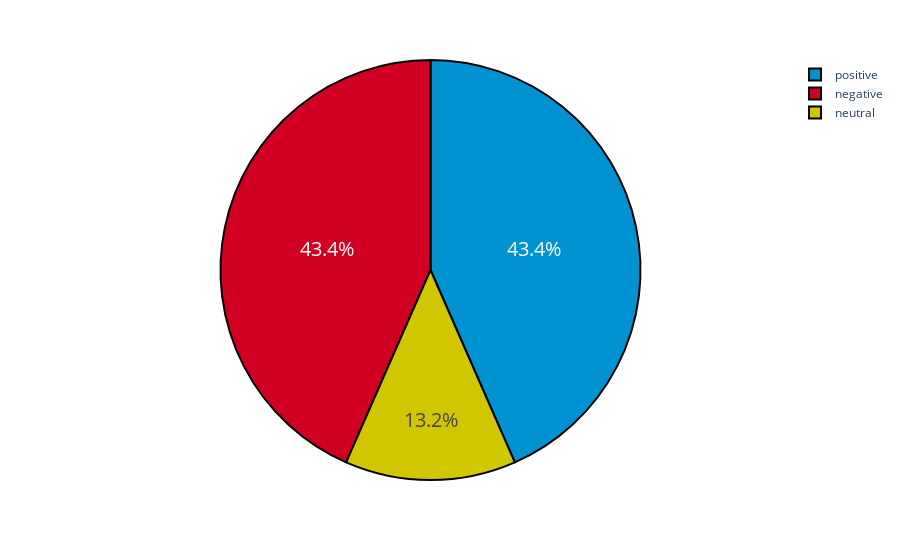

Here is the notebook cell this chart was saved with:
### Markdown cell above
### Unverified Reviews

### Code cell
colors = ['#0192d1', '#D10022', '#D1C700']
fig = px.pie(unverified_reviews, values=unverified_reviews['sentiment'].value_counts().to_numpy(), names=['positive', 'negative', 'neutral'])
fig.update_traces(textfont_size=20,
                  marker=dict(colors=colors, line=dict(color='#000000', width=2)))
fig.show()

### Figure 1 — Plotly figure (JSON) as saved in the notebook; plotly's stock layout.template omitted (floating-point values rounded to 4 significant figures)
{"data": [{"domain": {"x": [0, 1], "y": [0, 1]}, "hovertemplate": "label=%{label}<br>value=%{value}<extra></extra>", "labels": ["positive", "negative", "neutral"], "legendgroup": "", "marker": {"colors": ["#0192d1", "#D10022", "#D1C700"], "line": {"color": "#000000", "width": 2}}, "name": "", "showlegend": true, "textfont": {"size": 20}, "type": "pie", "values": [99, 99, 30]}], "layout": {"legend": {"tracegroupgap": 0}, "margin": {"t": 60}}}
